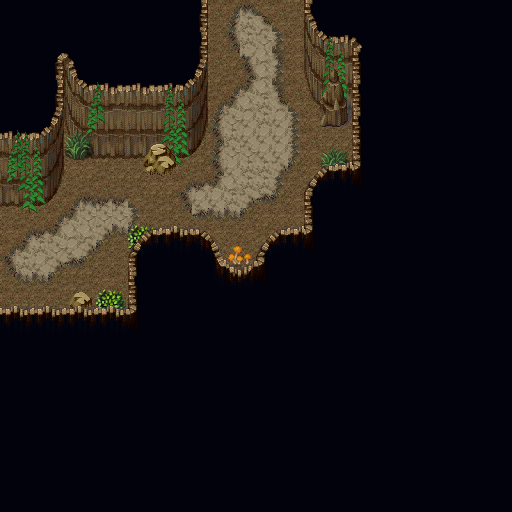

Tiled map render using the project's own tile images. Description and the map definition, with tile-layer contents summarised, below:
An orthogonal 32x32 tile map with 16x16 px tiles, 9 tile layers (Ground, Dirt, Side walls, Rock walls, ...), 7 tilesets.

<map version="1.2" tiledversion="1.3.3" orientation="orthogonal" renderorder="left-up" width="32" height="32" tilewidth="16" tileheight="16" infinite="0" nextlayerid="16" nextobjectid="1">
 <tileset firstgid="1" source="Tilesets/VS Dungeon Set 01/_Tiled_Hanzo-Dungeon01VS.tsx" />
 <tileset firstgid="1025" source="Tilesets/VS Dungeon Set 01/_Tiled_AT-A5-DungeonVX01-Ground.tsx" />
 <tileset firstgid="1033" source="Tilesets/VS Dungeon Set 01/_Tiled_AT-A2-DungeonVX01-GroundTiles.tsx" />
 <tileset firstgid="1177" source="Tilesets/VS Cliff Set 01/Tiled/Hanzo-CliffSet02VS-1.tsx" />
 <tileset firstgid="2201" source="Tilesets/VS Dungeon Set 02/Hanzo-Dungeon02VSb.tsx" />
 <tileset firstgid="3225" source="Tilesets/VS Ruins Town/Hanzo-RuinsTown01VScopy.tsx" />
 <tileset firstgid="4249" source="Tilesets/VS Cliff Set 02/Hanzo-CliffSet02VS-2.tsx" />
 <group id="3" name="Layer 1">
  <layer id="1" name="Ground" width="32" height="32">
   <data>[1024 cells, 246 non-empty, 4 distinct tile ids]</data>
  </layer>
  <layer id="13" name="Dirt" width="32" height="32">
   <data>[1024 cells, 107 non-empty, 24 distinct tile ids]</data>
  </layer>
  <layer id="8" name="Side walls" width="32" height="32">
   <data>[1024 cells, 35 non-empty, 13 distinct tile ids]</data>
  </layer>
  <layer id="9" name="Rock walls" width="32" height="32">
   <data>[1024 cells, 86 non-empty, 37 distinct tile ids]</data>
  </layer>
  <layer id="14" name="BackObstacles" width="32" height="32">
   <data>[1024 cells, 32 non-empty, 20 distinct tile ids]</data>
  </layer>
  <layer id="12" name="Obstacles" width="32" height="32">
   <data>[1024 cells, 36 non-empty, 28 distinct tile ids]</data>
  </layer>
  <layer id="15" name="FrontObstacles" width="32" height="32">
   <data>[1024 cells, 20 non-empty, 20 distinct tile ids]</data>
  </layer>
 </group>
 <group id="4" name="Layer 2">
  <layer id="11" name="Rock (void)" width="32" height="32">
   <data>[1024 cells, 683 non-empty, 1 distinct tile ids]</data>
  </layer>
  <layer id="7" name="Walls" width="32" height="32">
   <data>[1024 cells, 43 non-empty, 16 distinct tile ids]</data>
  </layer>
 </group>
</map>
